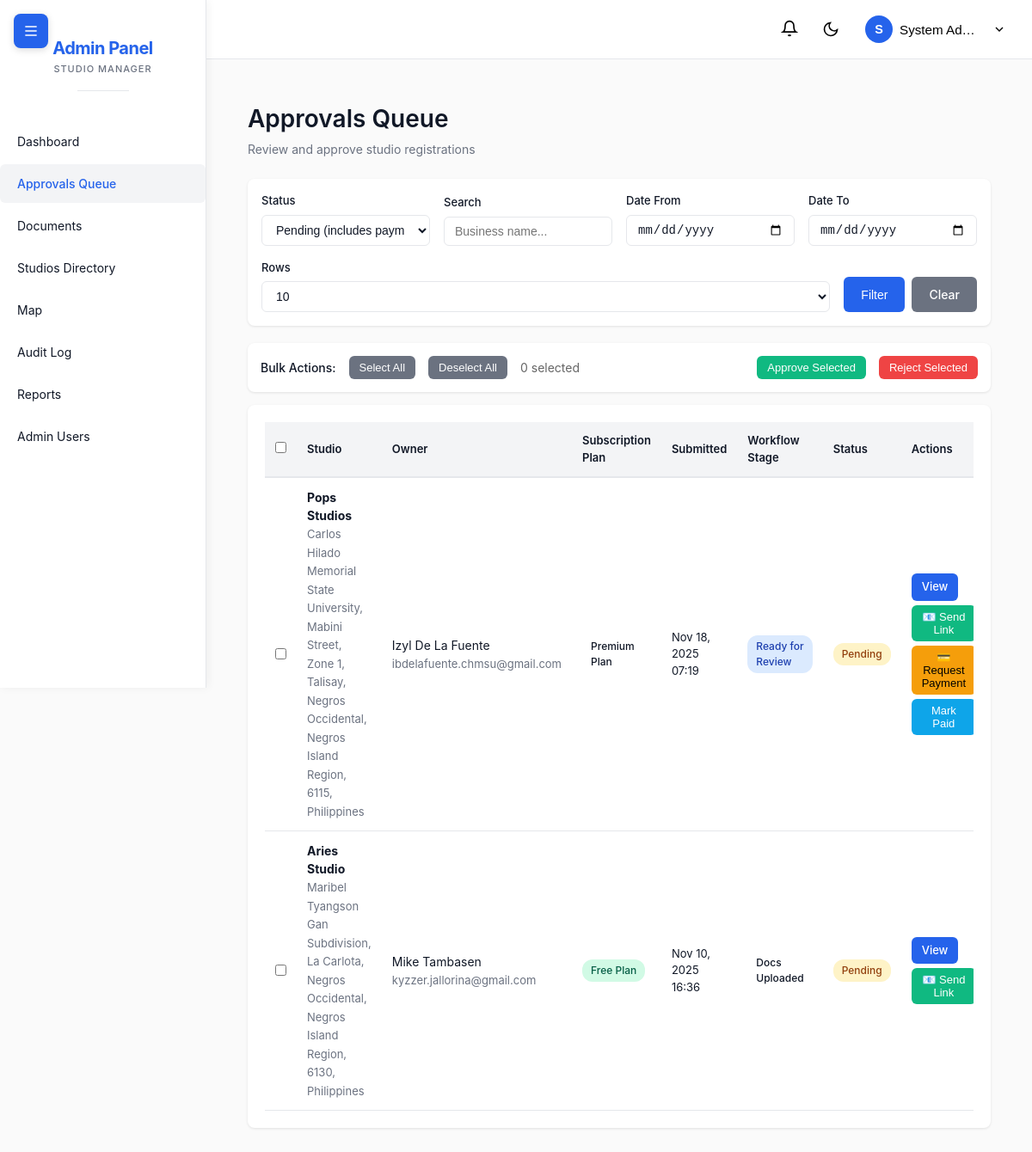
Page /admin/php/approvals.php (signed in) on the committed database.
### tables this page shows
CREATE TABLE IF NOT EXISTS `studio_registrations` (
  `registration_id` int(11) NOT NULL AUTO_INCREMENT,
  `studio_id` int(11) DEFAULT NULL,
  `business_name` varchar(255) NOT NULL,
  `owner_name` varchar(255) NOT NULL,
  `owner_email` varchar(255) NOT NULL,
  `owner_phone` varchar(20) NOT NULL,
  `business_address` text NOT NULL,
  `business_type` enum('recording_studio','rehearsal_space','production_house','multi_purpose') NOT NULL,
  `plan_id` int(11) NOT NULL,
  `subscription_duration` enum('monthly','yearly') NOT NULL,
  `registration_status` enum('pending','approved_pending_payment','approved','rejected','requires_info','payment_expired','payment_submitted') DEFAULT 'pending',
  `admin_notes` text DEFAULT NULL,
  `rejection_reason` text DEFAULT NULL,
  `reviewed_by` int(11) DEFAULT NULL,
  `reviewed_at` datetime DEFAULT NULL,
  `approved_by` int(11) DEFAULT NULL,
  `approved_at` datetime DEFAULT NULL,
  `submitted_at` timestamp NULL DEFAULT current_timestamp(),
  `updated_at` timestamp NULL DEFAULT current_timestamp() ON UPDATE current_timestamp(),
  PRIMARY KEY (`registration_id`),
  KEY `owner_email` (`owner_email`),
  KEY `registration_status` (`registration_status`),
  KEY `fk_approved_by` (`approved_by`),
  KEY `fk_plan_id` (`plan_id`),
  KEY `fk_studio_id` (`studio_id`),
  CONSTRAINT `fk_approved_by` FOREIGN KEY (`approved_by`) REFERENCES `admin_users` (`admin_id`),
  CONSTRAINT `fk_plan_id` FOREIGN KEY (`plan_id`) REFERENCES `subscription_plans` (`plan_id`),
  CONSTRAINT `fk_studio_id` FOREIGN KEY (`studio_id`) REFERENCES `studios` (`StudioID`) ON DELETE NO ACTION ON UPDATE NO ACTION
);

CREATE TABLE IF NOT EXISTS `subscription_plans` (
  `plan_id` int(11) NOT NULL AUTO_INCREMENT,
  `plan_name` varchar(100) NOT NULL,
  `description` text DEFAULT NULL,
  `monthly_price` decimal(10,2) NOT NULL,
  `yearly_price` decimal(10,2) NOT NULL,
  `max_studios` int(11) NOT NULL DEFAULT 1,
  `max_instructors` int(11) NOT NULL DEFAULT 5,
  `max_services` int(11) DEFAULT NULL,
  `max_staff` int(11) DEFAULT NULL,
  `features` text DEFAULT NULL,
  `is_active` tinyint(1) DEFAULT 1,
  `created_at` timestamp NULL DEFAULT current_timestamp(),
  `updated_at` timestamp NULL DEFAULT current_timestamp() ON UPDATE current_timestamp(),
  PRIMARY KEY (`plan_id`),
  UNIQUE KEY `plan_name` (`plan_name`)
);

### admin/php/config/database.php (called while the page is built)
<?php
class Database {
    private static $instance = null;
    private $pdo;
    private function __construct() {
        $host = getenv('MYSQL_HOST') ?: 'localhost';
        $port = getenv('MYSQL_PORT') ?: '3306';
        $dbname = getenv('MYSQL_DATABASE') ?: 'museek';
        $user = getenv('MYSQL_USER') ?: 'root';
        $password = getenv('MYSQL_PASSWORD') ?: '';
        $dsn = "mysql:host=$host;port=$port;dbname=$dbname;charset=utf8mb4";
        try {
            $this->pdo = new PDO($dsn, $user, $password, [
                PDO::ATTR_ERRMODE => PDO::ERRMODE_EXCEPTION,
                PDO::ATTR_DEFAULT_FETCH_MODE => PDO::FETCH_ASSOC,
                PDO::ATTR_EMULATE_PREPARES => false
            ]);
        } catch (PDOException $e) {
            die("Database connection failed: " . $e->getMessage());
        }
    }
    public static function getInstance() {
        if (self::$instance === null) {
            self::$instance = new self();
        }
        return self::$instance;
    }
    public function getConnection() {
        return $this->pdo;
    }
}

### admin/php/models/Registration.php (called while the page is built, shortened)
<?php
require_once __DIR__ . '/../config/database.php';
class Registration {
    private $db;
    public function __construct() {
        $this->db = Database::getInstance()->getConnection();
    }
    public function getAll($filters = [], $limit = null, $offset = null) {
        $sql = "SELECT sr.*,
                       sp.plan_name,
                       au.full_name as approved_by_name,
                       (SELECT COUNT(*) FROM documents WHERE registration_id = sr.registration_id) as document_count,
                       rp.payment_status as actual_payment_status
                FROM studio_registrations sr
                LEFT JOIN subscription_plans sp ON sr.plan_id = sp.plan_id
                LEFT JOIN admin_users au ON sr.approved_by = au.admin_id
                LEFT JOIN registration_payments rp ON sr.registration_id = rp.registration_id
                WHERE 1=1";
        $params = [];
        if (!empty($filters['status'])) {
            if ($filters['status'] === 'pending') {
                $sql .= " AND sr.registration_status IN ('pending', 'payment_submitted')";
            } else {
            $sql .= " AND sr.registration_status = ?";
            $params[] = $filters['status'];
            }
        }
        $sql .= " ORDER BY sr.submitted_at DESC";
        if ($limit !== null && $offset !== null) {
            $sql .= " LIMIT ? OFFSET ?";
            $params[] = $limit;
            $params[] = $offset;
        }
        $stmt = $this->db->prepare($sql);
        if ($limit !== null && $offset !== null) {
            $stmt->bindValue(count($params) - 1, $limit, PDO::PARAM_INT);
            $stmt->bindValue(count($params), $offset, PDO::PARAM_INT);
        }
        $stmt->execute($params);
        return $stmt->fetchAll(PDO::FETCH_ASSOC);
    }
}

### admin/php/approvals.php (the view, shortened to what this page needs)
<?php
require_once __DIR__ . '/models/Registration.php';
require_once __DIR__ . '/config/database.php';
$registration = new Registration();
$filters = [
    'status' => $_GET['status'] ?? 'pending',
    'date_from' => $_GET['date_from'] ?? '',
    'date_to' => $_GET['date_to'] ?? '',
    'business_name' => $_GET['search'] ?? ''
];
$limit = (int)($_GET['limit'] ?? 10);
$page = max(1, (int)($_GET['page'] ?? 1));
$offset = ($page - 1) * $limit;
$registrations = $registration->getAll($filters, $limit, $offset);
include __DIR__ . '/views/components/header.php';
?>
<div class="page-header">
    <h1>Approvals Queue</h1>
    <p>Review and approve studio registrations</p>
</div>
<div class="filters">
    <form method="GET" style="display:flex;gap:16px;flex:1;flex-wrap:wrap;align-items:end;">
        <div class="filter-group">
            <label class="filter-label">Status</label>
            <select name="status" class="filter-select" onchange="this.form.submit()">
                <option value="pending" <?= $filters['status'] === 'pending' ? 'selected' : '' ?>>Pending (includes payment submitted)</option>
            </select>
        </div>
        <div class="filter-group">
            <label class="filter-label">Search</label>
            <input type="text" name="search" class="filter-input" placeholder="Business name..." value="<?= htmlspecialchars($filters['business_name']) ?>">
        </div>
        <div class="filter-group">
            <label class="filter-label">Date From</label>
            <input type="date" name="date_from" class="filter-input" value="<?= htmlspecialchars($filters['date_from']) ?>">
        </div>
        <div class="filter-group">
            <label class="filter-label">Date To</label>
            <input type="date" name="date_to" class="filter-input" value="<?= htmlspecialchars($filters['date_to']) ?>">
        </div>
        <div class="filter-group">
            <label class="filter-label">Rows</label>
            <select name="limit" class="filter-select" onchange="this.form.submit()">
                <option value="10" <?= $limit == 10 ? 'selected' : '' ?>>10</option>
            </select>
        </div>
        <div style="display:flex;gap:8px;">
            <button type="submit" class="btn btn-primary">Filter</button>
            <a href="../php/approvals.php" class="btn btn-secondary">Clear</a>
        </div>
    </form>
</div>
<?php if (!empty($registrations) && $filters['status'] === 'pending'): ?>
<div class="card" style="margin-bottom:15px;padding:15px;">
    <form method="POST" id="bulkForm" onsubmit="return handleBulkAction(event);">
        <div style="display:flex;gap:15px;align-items:center;flex-wrap:wrap;">
            <span style="font-weight:500;">Bulk Actions:</span>
            <button type="button" onclick="selectAll()" class="btn btn-sm btn-secondary">Select All</button>
            <button type="button" onclick="deselectAll()" class="btn btn-sm btn-secondary">Deselect All</button>
            <span id="selectedCount" style="color:#666;">0 selected</span>
            <button type="button" onclick="bulkApprove()" class="btn btn-sm btn-success">Approve Selected</button>
            <button type="button" onclick="showBulkRejectModal()" class="btn btn-sm btn-danger">Reject Selected</button>
        </div>
    </form>
</div>
<?php endif; ?>
<div class="card">
    <?php if (empty($registrations)): ?>
        <div class="empty-state">
            <h3>No registrations match your filters</h3>
            <p>Try adjusting your filter criteria</p>
        </div>
    <?php else: ?>
        <div class="table-wrapper">
            <table>
                <thead>
                    <tr>
                        <?php if ($filters['status'] === 'pending'): ?>
                            <th style="width:40px;"><input type="checkbox" id="selectAllCheckbox" onchange="toggleAll(this)"></th>
                        <?php endif; ?>
                        <th>Studio</th><th>Owner</th><th>Subscription Plan</th><th>Submitted</th><th>Workflow Stage</th><th>Status</th><th>Actions</th>
                    </tr>
                </thead>
                <tbody>
                    <?php foreach ($registrations as $reg): ?>
                    <tr>
                        <?php if ($filters['status'] === 'pending'): ?>
                            <td><input type="checkbox" class="reg-checkbox" value="<?= $reg['registration_id'] ?>" onchange="updateSelectedCount()"></td>
                        <?php endif; ?>
                        <td><strong><?= htmlspecialchars($reg['business_name']) ?></strong><br><span class="text-muted text-sm"><?= htmlspecialchars($reg['business_address']) ?></span></td>
                        <td><?= htmlspecialchars($reg['owner_name']) ?><br><span class="text-muted text-sm"><?= htmlspecialchars($reg['owner_email']) ?></span></td>
                        <td>
                            <?php
                            $planName = $reg['plan_name'] ?? 'Unknown';
                            $isFree = (stripos($planName, 'free') !== false);
                            $badgeClass = $isFree ? 'badge-success' : 'badge-primary';
                            ?>
                            <span class="badge <?= $badgeClass ?>"><?= htmlspecialchars($planName) ?></span>
                        </td>
                        <td class="text-sm"><?= date('M d, Y H:i', strtotime($reg['submitted_at'])) ?></td>
                        <td>
                            <?php
                            $docCount = $reg['document_count'] ?? 0;
                            $paymentStatus = $reg['actual_payment_status'] ?? 'pending';
                            $regStatus = $reg['registration_status'] ?? 'pending';
                            if ($regStatus === 'approved') {
                                $stage = ['label' => 'Completed', 'class' => 'badge-success'];
                            } elseif ($regStatus === 'rejected') {
                                $stage = ['label' => 'Rejected', 'class' => 'badge-danger'];
                            } elseif ($paymentStatus === 'completed' && $docCount > 0) {
                                $stage = ['label' => 'Ready for Review', 'class' => 'badge-info'];
                            } elseif ($paymentStatus === 'completed') {
                                $stage = ['label' => 'Payment Verified', 'class' => 'badge-success'];
                            } elseif ($regStatus === 'payment_submitted') {
                                $stage = ['label' => 'Payment Awaiting Verification', 'class' => 'badge-warning'];
                            } elseif ($docCount > 0) {
                                $stage = ['label' => 'Docs Uploaded', 'class' => 'badge-primary'];
                            } else {
                                $stage = ['label' => 'New Registration', 'class' => 'badge-secondary'];
                            }
                            echo '<span class="badge ' . $stage['class'] . '">' . $stage['label'] . '</span>';
                            ?>
                        </td>
                        <td>
                            <?php
                            $statusBadges = ['approved'=>'badge-success','pending'=>'badge-warning','rejected'=>'badge-danger','requires_info'=>'badge-info'];
                            echo '<span class="badge ' . ($statusBadges[$reg['registration_status']] ?? 'badge-secondary') . '">' . ucfirst(str_replace('_', ' ', $reg['registration_status'])) . '</span>';
                            ?>
                        </td>
                        <td>
                            <div style="display:flex;gap:5px;flex-wrap:wrap;">
<a href="../php/approval-detail.php?id=<?= $reg['registration_id'] ?>" class="btn btn-sm btn-primary">View</a>
<?php if ($reg['registration_status'] === 'pending'): ?>
    <button onclick="sendUploadLink(<?= (int)$reg['registration_id'] ?>, '<?= htmlspecialchars($reg['business_name'], ENT_QUOTES) ?>')"
            class="btn btn-sm btn-success" title="Send document upload link to owner">
        📧 Send Link
    </button>
    <?php
    $regPlanName = $reg['plan_name'] ?? 'Unknown';
    $regIsFree = (stripos($regPlanName, 'free') !== false);
    if (!$regIsFree):
    ?>
    <button onclick="createSubPayment(<?= (int)$reg['registration_id'] ?>)" class="btn btn-sm btn-warning" title="Create subscription payment request based on selected plan">💳 Request Payment</button>
    <button onclick="confirmSubPayment(<?= (int)$reg['registration_id'] ?>)" class="btn btn-sm btn-info" title="Mark subscription as paid via GCash">Mark Paid</button>
    <?php endif; ?>
<?php endif; ?>
                            </div>
                        </td>
                    </tr>
                    <?php endforeach; ?>
                </tbody>
            </table>
        </div>
    <?php endif; ?>
</div>
<?php include __DIR__ . '/views/components/footer.php'; ?>

### rows in the picture
studio_registrations: business_name "Pops Studios", business_address "Carlos Hilado Memorial State University, Mabini Street, Zone 1, Talisay, Negros Occidental, Negros Island Region, 6115, Philippines", owner_name "Izyl De La Fuente", owner_email "ibdelafuente.chmsu@gmail.com", plan.plan_name "Premium Plan", submitted_at "Nov 18, 2025 07:19", label "Ready for Review", registration_status "Pending"
studio_registrations: business_name "Aries Studio", business_address "Maribel Tyangson Gan Subdivision, La Carlota, Negros Occidental, Negros Island Region, 6130, Philippines", owner_name "Mike Tambasen", owner_email "kyzzer.jallorina@gmail.com", plan.plan_name "Free Plan", submitted_at "Nov 10, 2025 16:36", label "Docs Uploaded", registration_status "Pending"

### other values in the picture
substr($adminName, 0, 1) "S"
$adminName "System Ad…"
